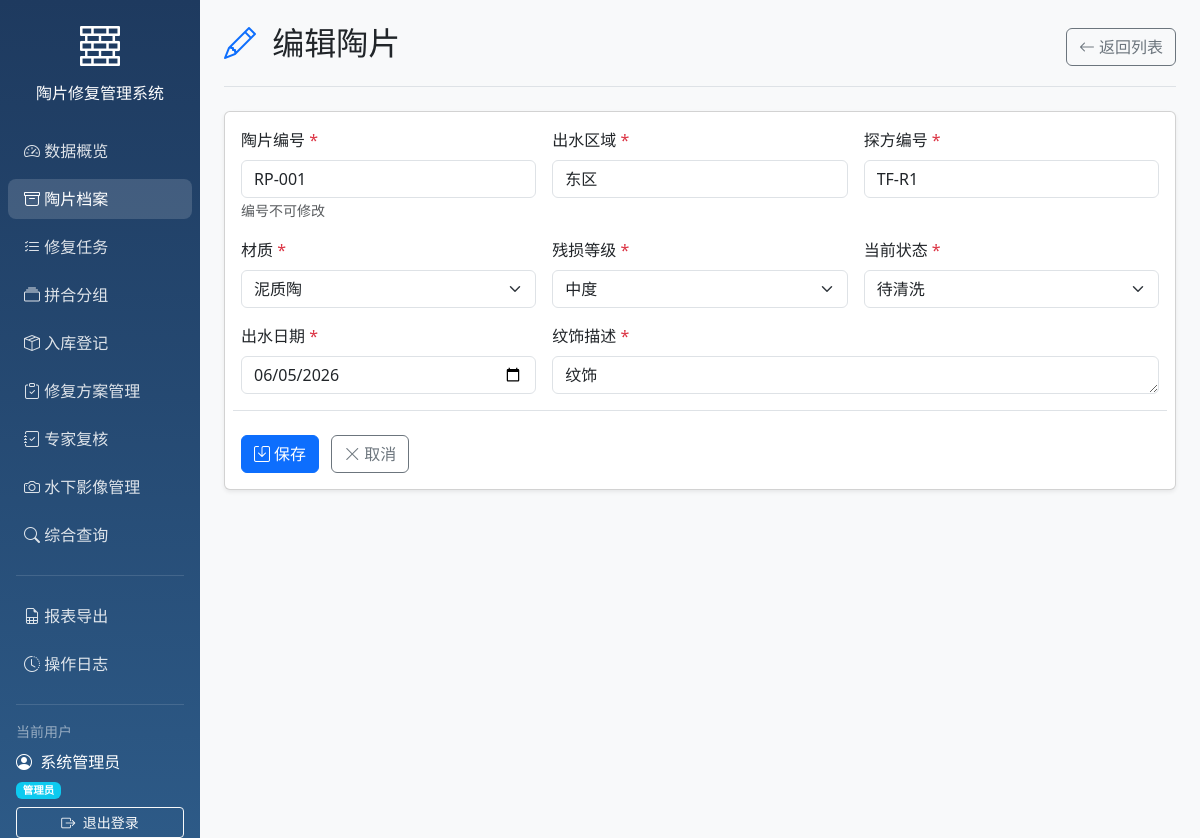
The app's page /potteries/4/edit (signed in) with its own data.
### models/models.py (models this page shows)
class User(Base):
    __tablename__ = "users"
    id = Column(Integer, primary_key=True, index=True)
    username = Column(String, unique=True, index=True)
    hashed_password = Column(String)
    full_name = Column(String)
    role = Column(String, default="修复员")
    created_at = Column(DateTime(timezone=True), server_default=func.now())
    assigned_tasks = relationship("RepairTask", foreign_keys="RepairTask.assignee_id", back_populates="assignee")
    created_tasks = relationship("RepairTask", foreign_keys="RepairTask.creator_id", back_populates="creator")
    operation_logs = relationship("OperationLog", back_populates="user")

class Pottery(Base):
    __tablename__ = "potteries"
    id = Column(Integer, primary_key=True, index=True)
    pottery_number = Column(String, unique=True, index=True)
    water_area = Column(String)
    trench_number = Column(String)
    material = Column(String)
    decoration_description = Column(Text)
    damage_level = Column(String)
    current_status = Column(String)
    recovery_date = Column(Date)
    created_at = Column(DateTime(timezone=True), server_default=func.now())
    updated_at = Column(DateTime(timezone=True), onupdate=func.now())
    is_locked = Column(Boolean, default=False)
    cleaning_records = relationship("CleaningRecord", back_populates="pottery")
    pottery_groups = relationship("PotteryGroupMember", back_populates="pottery")
    storage_record = relationship("StorageRecord", uselist=False, back_populates="pottery")
    images = relationship("PotteryImage", back_populates="pottery", cascade="all, delete-orphan")
    repair_tasks = relationship("RepairTask", back_populates="pottery")

### main.py (the view)
@app.get("/potteries/{pottery_id}/edit", response_class=HTMLResponse)
async def edit_pottery_page(
    pottery_id: int,
    request: Request,
    current_user: User = Depends(get_current_user),
    db: Session = Depends(get_db)
):
    pottery = db.query(Pottery).filter(Pottery.id == pottery_id).first()
    if not pottery:
        return RedirectResponse(url="/potteries", status_code=status.HTTP_303_SEE_OTHER)
    if pottery.is_locked:
        return templates.TemplateResponse("pottery_detail.html", {
            "request": request,
            "current_user": current_user,
            "pottery": pottery,
            "cleaning_records": pottery.cleaning_records,
            "groups": pottery.pottery_groups,
            "storage_record": pottery.storage_record,
            "error": "该陶片已锁定，无法修改"
        })
    return templates.TemplateResponse("pottery_form.html", {
        "request": request,
        "current_user": current_user,
        "pottery": pottery,
        "today": date.today().isoformat()
    })

### templates/pottery_form.html (shortened to what this page needs)
{% extends "base.html" %}
{% block body %}
<div class="container-fluid">
    <div class="row">
        {% include "sidebar.html" %}
        <main class="col-md-9 ms-sm-auto col-lg-10 px-md-4 main-content">
            <div class="d-flex justify-content-between flex-wrap flex-md-nowrap align-items-center pt-4 pb-3 mb-4 border-bottom">
                <h1 class="h2">
                    <i class="bi bi-{% if pottery %}pencil{% else %}plus-circle{% endif %} text-primary me-2"></i>
                    {% if pottery %}编辑陶片{% else %}新增陶片{% endif %}
                </h1>
                <div class="btn-toolbar mb-2 mb-md-0">
                    <a href="/potteries" class="btn btn-outline-secondary">
                        <i class="bi bi-arrow-left me-1"></i>返回列表
                    </a>
                </div>
            </div>
            <div class="card shadow-sm">
                <div class="card-body">
                    <form method="POST" class="row g-3">
                        <div class="col-md-4">
                            <label for="pottery_number" class="form-label">陶片编号 <span class="text-danger">*</span></label>
                            <input type="text" class="form-control" id="pottery_number" name="pottery_number"
                                   value="{{ pottery.pottery_number if pottery else '' }}"
                                   {% if pottery %}readonly{% endif %} required>
                            {% if pottery %}<small class="text-muted">编号不可修改</small>{% endif %}
                        </div>
                        <div class="col-md-4">
                            <label for="water_area" class="form-label">出水区域 <span class="text-danger">*</span></label>
                            <input type="text" class="form-control" id="water_area" name="water_area"
                                   value="{{ pottery.water_area if pottery else '' }}" required>
                        </div>
                        <div class="col-md-4">
                            <label for="trench_number" class="form-label">探方编号 <span class="text-danger">*</span></label>
                            <input type="text" class="form-control" id="trench_number" name="trench_number"
                                   value="{{ pottery.trench_number if pottery else '' }}" required>
                        </div>
                        <div class="col-md-4">
                            <label for="material" class="form-label">材质 <span class="text-danger">*</span></label>
                            <select class="form-select" id="material" name="material" required>
                                <option value="泥质陶" {% if pottery and pottery.material == '泥质陶' %}selected{% endif %}>泥质陶</option>
                            </select>
                        </div>
                        <div class="col-md-4">
                            <label for="damage_level" class="form-label">残损等级 <span class="text-danger">*</span></label>
                            <select class="form-select" id="damage_level" name="damage_level" required>
                                <option value="中度" {% if pottery and pottery.damage_level == '中度' %}selected{% endif %}>中度</option>
                            </select>
                        </div>
                        <div class="col-md-4">
                            <label for="current_status" class="form-label">当前状态 <span class="text-danger">*</span></label>
                            <select class="form-select" id="current_status" name="current_status" required>
                                <option value="待清洗" {% if pottery and pottery.current_status == '待清洗' %}selected{% endif %}>待清洗</option>
                            </select>
                        </div>
                        <div class="col-md-4">
                            <label for="recovery_date" class="form-label">出水日期 <span class="text-danger">*</span></label>
                            <input type="date" class="form-control" id="recovery_date" name="recovery_date"
                                   value="{{ pottery.recovery_date if pottery else today }}"
                                   max="{{ today }}" required>
                        </div>
                        <div class="col-md-8">
                            <label for="decoration_description" class="form-label">纹饰描述 <span class="text-danger">*</span></label>
                            <textarea class="form-control" id="decoration_description" name="decoration_description"
                                      rows="1" required>{{ pottery.decoration_description if pottery else '' }}</textarea>
                        </div>
                        <div class="col-12 pt-4 border-top">
                            <button type="submit" class="btn btn-primary me-2">
                                <i class="bi bi-save me-1"></i>保存
                            </button>
                            <a href="/potteries" class="btn btn-outline-secondary">
                                <i class="bi bi-x-lg me-1"></i>取消
                            </a>
                        </div>
                    </form>
                </div>
            </div>
        </main>
    </div>
</div>
{% endblock %}

### templates/sidebar.html
<div class="sidebar col-md-3 col-lg-2 d-md-block p-0">
    <div class="position-sticky pt-3">
        <div class="text-center mb-4 px-3">
            <i class="bi bi-bricks text-white" style="font-size: 2.5rem;"></i>
            <h6 class="text-white mt-2 mb-0">陶片修复管理系统</h6>
        </div>
        <ul class="nav flex-column">
            <li class="nav-item">
                <a class="nav-link {% if request.url.path == '/' %}active{% endif %}" href="/">
                    <i class="bi bi-speedometer2"></i>
                    数据概览
                </a>
            </li>
            <li class="nav-item">
                <a class="nav-link {% if '/potteries' in request.url.path %}active{% endif %}" href="/potteries">
                    <i class="bi bi-archive"></i>
                    陶片档案
                </a>
            </li>
            <li class="nav-item">
                <a class="nav-link {% if '/tasks' in request.url.path %}active{% endif %}" href="/tasks">
                    <i class="bi bi-list-check"></i>
                    修复任务
                </a>
            </li>
            <li class="nav-item">
                <a class="nav-link {% if '/groups' in request.url.path %}active{% endif %}" href="/groups">
                    <i class="bi bi-collection"></i>
                    拼合分组
                </a>
            </li>
            <li class="nav-item">
                <a class="nav-link {% if '/storage' in request.url.path %}active{% endif %}" href="/storage">
                    <i class="bi bi-box-seam"></i>
                    入库登记
                </a>
            </li>
            <li class="nav-item">
                <a class="nav-link {% if '/repair_plans' in request.url.path %}active{% endif %}" href="/repair_plans">
                    <i class="bi bi-clipboard-check"></i>
                    修复方案管理
                </a>
            </li>
            <li class="nav-item">
                <a class="nav-link {% if '/reviews' in request.url.path %}active{% endif %}" href="/reviews">
                    <i class="bi bi-journal-check"></i>
                    专家复核
                </a>
            </li>
            <li class="nav-item">
                <a class="nav-link {% if '/underwater_images' in request.url.path %}active{% endif %}" href="/underwater_images">
                    <i class="bi bi-camera"></i>
                    水下影像管理
                </a>
            </li>
            <li class="nav-item">
                <a class="nav-link {% if '/search' in request.url.path %}active{% endif %}" href="/search">
                    <i class="bi bi-search"></i>
                    综合查询
                </a>
            </li>
        </ul>
        <hr class="text-white-50 mx-3">
        <ul class="nav flex-column">
            <li class="nav-item">
                <a class="nav-link {% if '/reports' in request.url.path %}active{% endif %}" href="/reports">
                    <i class="bi bi-file-earmark-spreadsheet"></i>
                    报表导出
                </a>
            </li>
            <li class="nav-item">
                <a class="nav-link {% if '/logs' in request.url.path %}active{% endif %}" href="/logs">
                    <i class="bi bi-clock-history"></i>
                    操作日志
                </a>
            </li>
        </ul>
        <hr class="text-white-50 mx-3">
        <div class="px-3">
            <div class="text-white-50 small mb-2">当前用户</div>
            <div class="text-white mb-1">
                <i class="bi bi-person-circle me-1"></i>
                {{ current_user.full_name or current_user.username }}
            </div>
            <div class="text-white-50 small mb-2">
                <span class="badge bg-info">{{ current_user.role }}</span>
            </div>
            <a href="/logout" class="btn btn-outline-light btn-sm w-100">
                <i class="bi bi-box-arrow-right me-1"></i>
                退出登录
            </a>
        </div>
    </div>
</div>

### templates/base.html (style rules this page uses)
.sidebar { min-height: 100vh; background: linear-gradient(180deg, #1e3a5f 0%, #2d5a87 100%); }
.sidebar .nav-link { color: rgba(255,255,255,0.85); border-radius: 8px; margin: 4px 8px; transition: all 0.2s; }
.sidebar .nav-link:hover, .sidebar .nav-link.active { color: white; background: rgba(255,255,255,0.15); }
.sidebar .nav-link i { width: 24px; }
.main-content { background-color: #f8f9fa; min-height: 100vh; }

### records on screen
User: full_name "系统管理员", role "管理员"
Pottery: pottery_number "RP-001", water_area "东区", trench_number "TF-R1", material "泥质陶", damage_level "中度", current_status "待清洗", recovery_date "06/05/2026", decoration_description "纹饰"
